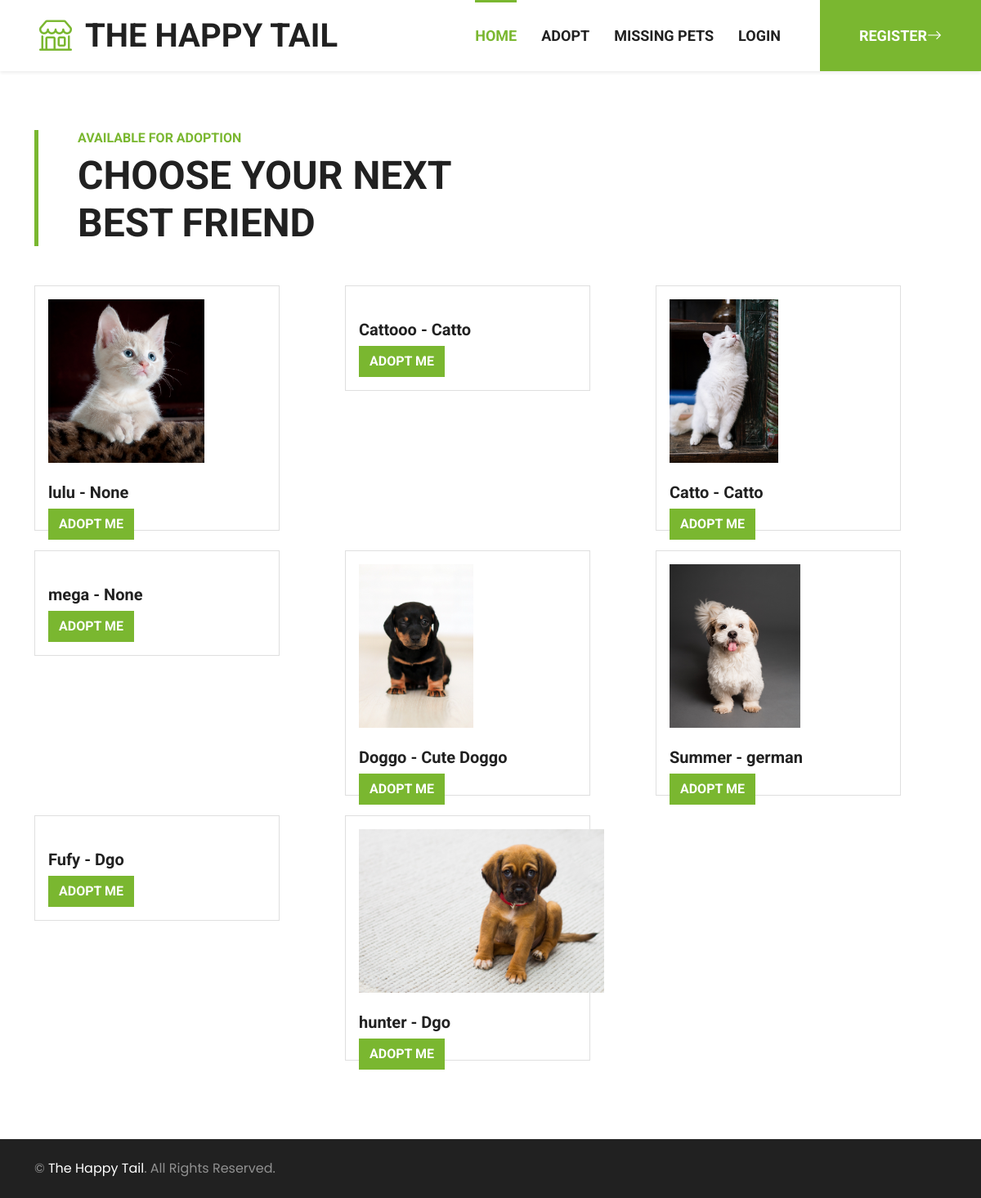
/post/view-all-adoption-post/, run on an earlier commit of the app's database.
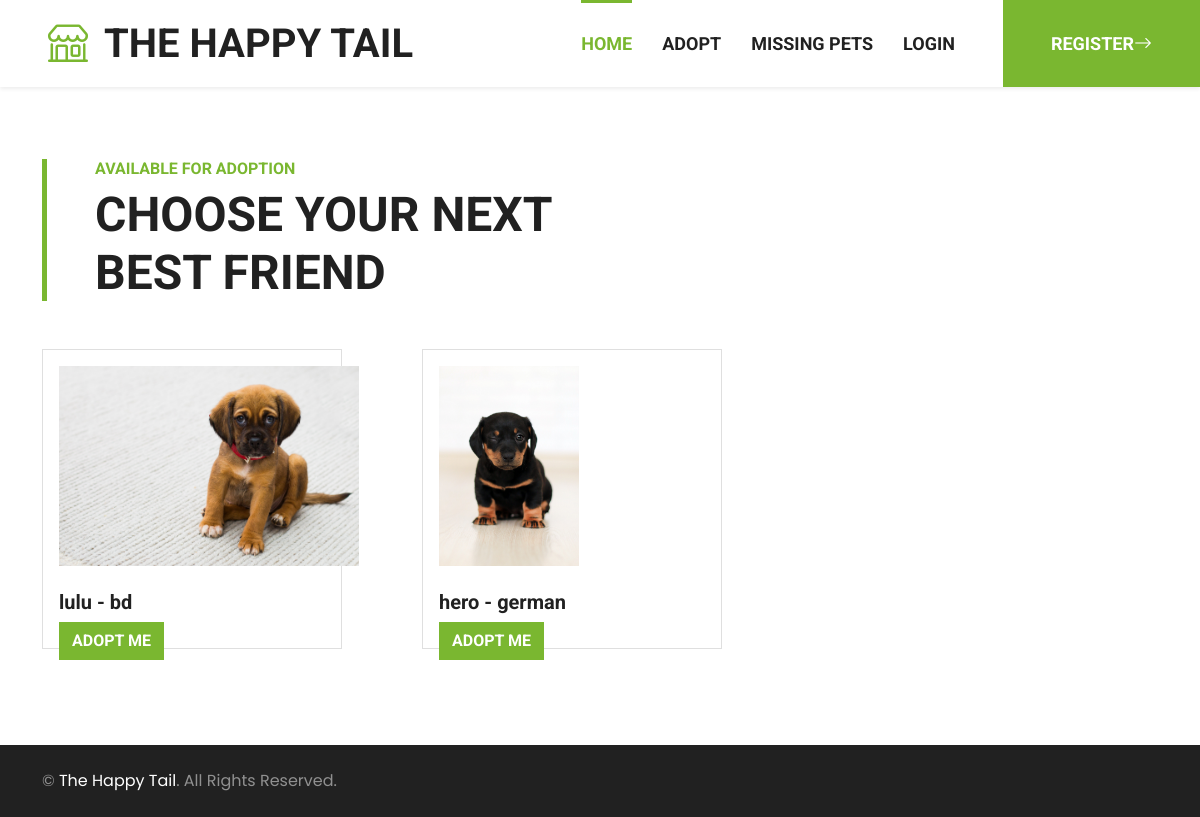
And on a later commit of the database.
### post/models.py (models this page shows, shortened)
class Post(models.Model):
    user = models.ForeignKey(CustomUser, on_delete=models.CASCADE, null=True, default=None)
    PET_TYPE_CHOICES = [
        ('cat', 'Cat'),
        ('dog', 'Dog'),
        ('bird', 'Bird'),
        ('other', 'Other'),
    ]
    pet_name = models.CharField(max_length=255)
    pet_type = models.CharField(max_length=10, choices=PET_TYPE_CHOICES)
    pet_breed = models.CharField(max_length=255, null=True, blank=True)
    pet_description = models.TextField(null=True,blank=True)
    pet_image = models.ImageField(upload_to='static/img/pet', null=True, blank=True)
    pet_vaccinated = models.BooleanField(null=True, blank=True)
    pet_colour = models.CharField(max_length=20, null=True, blank=True)
    pet_gender = models.CharField(max_length=20, null=True, blank=True)
    pet_location = models.CharField(max_length=255,null=True, blank=True)
    pet_mobile = models.CharField(max_length=20)
    created_at = models.DateTimeField(auto_now_add=True)
    updated_at = models.DateTimeField(auto_now=True)
    pet_age = models.IntegerField(null=True, default=0)
    class Meta:
        abstract = True

class AdoptionPost(Post):
    pet_food = models.CharField(max_length=255, null=True, blank=True)
    pet_behaviour = models.CharField(max_length=255, null=True, blank=True)
    pet_physicalcondition = models.CharField(max_length=255, null=True, blank=True)
    pet_availability = models.BooleanField(default=True)

### post/views.py (the view)
# urls.py: path('all-adoption-post/', view_all_adoption_post, name='all_adoption_post'),
def view_all_adoption_post(request):
    pets = AdoptionPost.objects.filter(pet_availability=True)
    context={'pets':pets,'user':request.user}
    return render(request, 'view_all_adoption_post.html', context)

### templates/view_all_adoption_post.html (shortened to what this page needs)
<!DOCTYPE html>
<html>
	{% include 'navbar.html' %}
	{% load static %}
<body><br/>
	<div class="container-fluid py-5">
		<div class="container">
			<div class="border-start border-5 border-primary ps-5 mb-5" style="max-width: 600px;">
				<h6 class="text-primary text-uppercase">Available for Adoption</h6>
				{% if  request.user.is_staff %}
				{% else %}
				<h1 class="display-5 text-uppercase mb-0">Choose your next best friend</h1>
				{% endif %}
			</div>
			<div class="row row-cols-1 row-cols-md-3 g-4">
				{% if pets %}
					{% for pet in pets %}
					<div class="col">
						<div class="card">
							<div class="card-body">
								<img class="img-fluid mb-4" src="/{{  pet.pet_image }}" alt="">
								<h5 class="card-text">{{ pet.pet_name }} - {{ pet.pet_breed }}</h5>
								<a href="{% url 'pet_detail' type='adoption' pk=pet.pk %}" class="btn btn-primary">Adopt Me</a>
							</div>
						</div>
					</div>
					{% endfor %}
				{% else %}
					<h5 class="text-center">No pets are available for adoption at this time.</h5>
				{% endif %}
			</div>
		</div>
	</div>
</body>
{% include 'footer.html' %}
</html>

### templates/navbar.html (shortened to what this page needs)
{% load static %}
<head>
    <link href="https://cdn.jsdelivr.net/npm/bootstrap-icons@1.4.1/font/bootstrap-icons.css" rel="stylesheet">
    <link href="{% static 'lib/flaticon/font/flaticon.css' %}" rel="stylesheet">
    <link href="{% static 'lib/owlcarousel/assets/owl.carousel.min.css' %}" rel="stylesheet">
    <link href="{% static 'css/bootstrap.min.css' %}" rel="stylesheet">
    <link href="{% static 'css/style.css' %}" rel="stylesheet">
</head>
<nav class="navbar navbar-expand-lg bg-white navbar-light shadow-sm py-3 py-lg-0 px-3 px-lg-0">
    <a href="{% url 'index' %}" class="navbar-brand ms-lg-5">
        <h1 class="m-0 text-uppercase text-dark"><i class="bi bi-shop fs-1 text-primary me-3"></i>The Happy Tail</h1>
    </a>
    <div class="collapse navbar-collapse" id="navbarCollapse">
        <div class="navbar-nav ms-auto py-0">
            {% if request.user.is_staff and request.user.is_authenticated %}
            <a href="{% url 'admin_dashboard' %}" class="nav-item nav-link">Dashboard</a>
            <a href="{% url 'all_adoption_request' %}" class="nav-item nav-link">Adoption Requests</a>
            <a href="{% url 'admin_logout' %}" class="nav-item nav-link nav-contact bg-primary text-white px-5 ms-lg-5">Logout<i class="bi bi-arrow-right"></i></a>
            {% else %}
            <a href="{% url 'index' %}" class="nav-item nav-link active">Home</a>
            <a href="{% url 'view_all_adoption_post' %}" class="nav-item nav-link">Adopt</a>
            <a href="{% url 'view_all_missing_post' %}" class="nav-item nav-link">Missing Pets</a>
            {% if request.user.is_authenticated %}
            <div class="nav-item dropdown">
                <a href="#" class="nav-item nav-link dropdown-toggle" data-bs-toggle="dropdown">User</a>
                <div class="dropdown-menu m-0">
                    <a href="{% url 'userprofile' pk=request.user.id %}" class="dropdown-item">My profile</a>
                    <a href="{% url 'notifications' %}" class="dropdown-item">My Notification</a>
                    <a href="{% url 'my_missing_post' %}" class="dropdown-item">My Missing Posts</a>
                    <a href="{% url 'my_adoption_post' %}" class="dropdown-item">My Adoption Posts</a>
                    <a href="{% url 'logout' %}" class="dropdown-item">Logout</a>
                </div>
            </div>
            <div class="nav-item dropdown">
                <a href="#" class="nav-item nav-link nav-contact bg-primary text-white px-5 ms-lg-5 dropdown-toggle" data-bs-toggle="dropdown" > Create Post</a>
                <div class="dropdown-menu m-0">
                    <a href="{% url 'create_missing_post' %}" class="dropdown-item">Create Missing post</a>
                    <a href="{% url 'create_adoption_post' %}" class="dropdown-item">Rehome your pet</a>
                </div>
            </div>
            {% else %}
            <a href="{% url 'login' %}" class="nav-item nav-link">Login</a>
            <a href="{% url 'register' %}" class="nav-item nav-link nav-contact bg-primary text-white px-5 ms-lg-5">Register<i class="bi bi-arrow-right"></i></a>
        </div>
        {% endif %}
    {% endif %}
    </div>
</nav>

### templates/footer.html
{% load static %}
<br/><br/>
<div class="container-fluid bg-dark text-white-50 py-4 mt-auto">
    <div class="container">
        <div class="row g-5">
            <div class="col-md-6 text-center text-md-start">
                <p class="mb-md-0">&copy; <a class="text-white" href="#">The Happy Tail</a>. All Rights Reserved.</p>
            </div>
        </div>
    </div>
</div>

### static/css/style.css (style rules this page uses)
:root { --primary: #7AB730; --secondary: #FFD33C; --light: #F3F3F3; --dark: #212121; }
.btn { font-family: 'Roboto', sans-serif; text-transform: uppercase; font-weight: 700; transition: .5s; }
.btn-primary { color: #FFFFFF; }
.navbar-light .navbar-nav .nav-link { font-family: 'Roboto', sans-serif; position: relative; margin-left: 30px; padding: 30px 0; font-size: 18px; font-weight: 700; text-transform: uppercase; color: var(--dark); outline: none; transition: .5s; }
.navbar-light .navbar-nav .nav-link:hover, .navbar-light .navbar-nav .nav-link.active { color: var(--primary); }
@media (min-width: 992px) { .navbar-light .navbar-nav .nav-link::before { position: absolute; content: ""; width: 0; height: 7px; top: -4px; left: 50%; background: var(--primary); transition: .5s; } }
@media (min-width: 992px) { .navbar-light .navbar-nav .nav-link:hover::before, .navbar-light .navbar-nav .nav-link.active::before { width: 100%; left: 0; } }
@media (min-width: 992px) { .navbar-light .navbar-nav .nav-link.nav-contact::before { width: 100%; height: 1px; top: -1px; left: 0; } }

### templates/view_all_adoption_post.html (style rules this page uses)
.card { max-width: 300px; max-height: 300px; }
.card img { max-width: 300px; height: 200px; }

What changed in the data, as far as the page shows it:
removed AdoptionPost: pet_name "Cattooo", pet_breed "Catto"
removed AdoptionPost: pet_image (picture), pet_name "Catto", pet_breed "Catto"
removed AdoptionPost: pet_name "mega", pet_breed "None"
removed AdoptionPost: pet_image (picture), pet_name "Doggo", pet_breed "Cute Doggo"
removed AdoptionPost: pet_image (picture), pet_name "Summer", pet_breed "german"
removed AdoptionPost: pet_name "Fufy", pet_breed "Dgo"
removed AdoptionPost: pet_image (picture), pet_name "hunter", pet_breed "Dgo"
changed AdoptionPost "lulu": pet_image: a different picture; pet_breed "None" → "bd"
added AdoptionPost: pet_image (picture), pet_name "hero", pet_breed "german"
